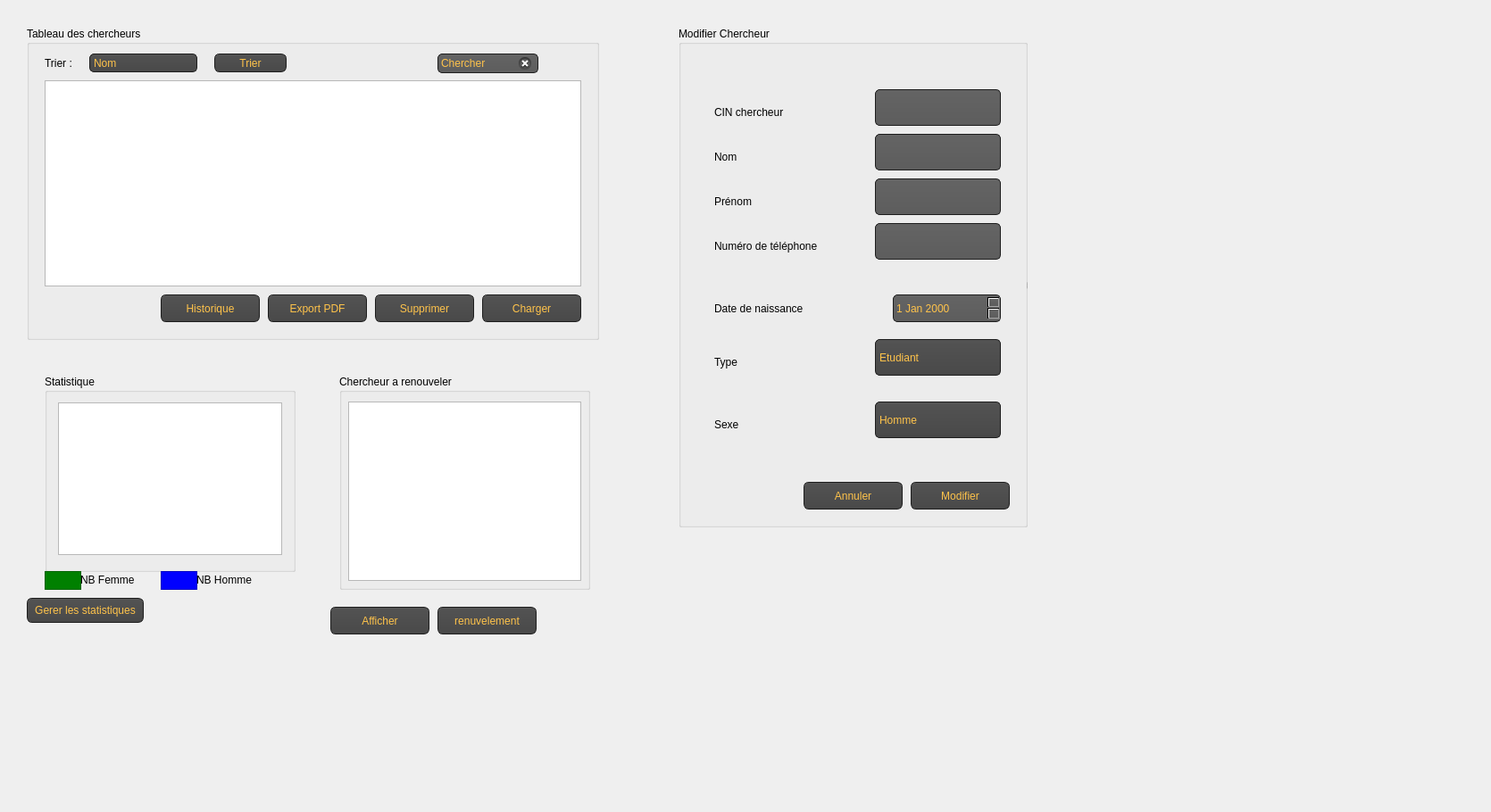
     <widget class="QWidget" name="tab_15">
      <attribute name="title">
       <string>Tables des chercheur</string>
      </attribute>
      <widget class="QLabel" name="label_63">
       <property name="geometry">
        <rect>
         <x>-140</x>
         <y>-60</y>
         <width>1411</width>
         <height>841</height>
        </rect>
       </property>
       <property name="styleSheet">
        <string notr="true">file:///C:/Users/Dell/Downloads/wallpaperflare.com_wallpaper (1).png</string>
       </property>
       <property name="text">
        <string/>
       </property>
       <property name="pixmap">
        <pixmap>../../../Downloads/wallpaperflare.com_wallpaper (1).png</pixmap>
       </property>
      </widget>
      <widget class="QLabel" name="label_64">
       <property name="geometry">
        <rect>
         <x>20</x>
         <y>20</y>
         <width>681</width>
         <height>371</height>
        </rect>
       </property>
       <property name="text">
        <string/>
       </property>
       <property name="pixmap">
        <pixmap>../../qt/Sans titre-1.png</pixmap>
       </property>
      </widget>
      <widget class="QGroupBox" name="groupBox_9">
       <property name="geometry">
        <rect>
         <x>30</x>
         <y>30</y>
         <width>641</width>
         <height>351</height>
        </rect>
       </property>
       <property name="styleSheet">
        <string notr="true">font: 10pt &quot;MS Shell Dlg 2&quot;;</string>
       </property>
       <property name="title">
        <string>Tableau des chercheurs</string>
       </property>
       <widget class="QLabel" name="label_65">
        <property name="geometry">
         <rect>
          <x>10</x>
          <y>20</y>
          <width>621</width>
          <height>321</height>
         </rect>
        </property>
        <property name="styleSheet">
         <string notr="true">font: 8pt &quot;MS Shell Dlg 2&quot;;
font: 75 8pt &quot;MS Shell Dlg 2&quot;;
font: 10pt &quot;Segoe Print&quot;;
font: 12pt &quot;Andalus&quot;;</string>
        </property>
        <property name="text">
         <string/>
        </property>
        <property name="pixmap">
         <pixmap>../../qt/Sans titre.png</pixmap>
        </property>
       </widget>
       <widget class="QTableView" name="tab_chercheur">
        <property name="geometry">
         <rect>
          <x>20</x>
          <y>60</y>
          <width>601</width>
          <height>231</height>
         </rect>
        </property>
       </widget>
       <widget class="QPushButton" name="pushButton_annuler_4">
        <property name="geometry">
         <rect>
          <x>510</x>
          <y>300</y>
          <width>111</width>
          <height>31</height>
         </rect>
        </property>
        <property name="styleSheet">
         <string notr="true">QPushButton
{
    color: #ffc34a;
    background-color: QLinearGradient( x1: 0, y1: 0, x2: 0, y2: 1, stop: 0 #565656, stop: 0.1 #525252, stop: 0.5 #4e4e4e, stop: 0.9 #4a4a4a, stop: 1 #464646);
    border-width: 1px;
    border-color: #1e1e1e;
    border-style: solid;
    border-radius: 6;
    padding: 3px;
    font-size: 12px;
    padding-left: 5px;
    padding-right: 5px;
}

QPushButton:pressed
{
    background-color: QLinearGradient( x1: 0, y1: 0, x2: 0, y2: 1, stop: 0 #2d2d2d, stop: 0.1 #2b2b2b, stop: 0.5 #292929, stop: 0.9 #282828, stop: 1 #252525);
}</string>
        </property>
        <property name="text">
         <string>Charger</string>
        </property>
       </widget>
       <widget class="QPushButton" name="pushButton_annuler_5">
        <property name="geometry">
         <rect>
          <x>390</x>
          <y>300</y>
          <width>111</width>
          <height>31</height>
         </rect>
        </property>
        <property name="styleSheet">
         <string notr="true">QPushButton
{
    color: #ffc34a;
    background-color: QLinearGradient( x1: 0, y1: 0, x2: 0, y2: 1, stop: 0 #565656, stop: 0.1 #525252, stop: 0.5 #4e4e4e, stop: 0.9 #4a4a4a, stop: 1 #464646);
    border-width: 1px;
    border-color: #1e1e1e;
    border-style: solid;
    border-radius: 6;
    padding: 3px;
    font-size: 12px;
    padding-left: 5px;
    padding-right: 5px;
}

QPushButton:pressed
{
    background-color: QLinearGradient( x1: 0, y1: 0, x2: 0, y2: 1, stop: 0 #2d2d2d, stop: 0.1 #2b2b2b, stop: 0.5 #292929, stop: 0.9 #282828, stop: 1 #252525);
}</string>
        </property>
        <property name="text">
         <string>Supprimer</string>
        </property>
       </widget>
       <widget class="QLabel" name="label_66">
        <property name="geometry">
         <rect>
          <x>20</x>
          <y>20</y>
          <width>51</width>
          <height>41</height>
         </rect>
        </property>
        <property name="styleSheet">
         <string notr="true">font: 75 10pt &quot;MS Shell Dlg 2&quot;;</string>
        </property>
        <property name="text">
         <string>Trier :</string>
        </property>
       </widget>
       <widget class="QComboBox" name="comboBox_tri_2">
        <property name="geometry">
         <rect>
          <x>70</x>
          <y>30</y>
          <width>121</width>
          <height>21</height>
         </rect>
        </property>
        <property name="styleSheet">
         <string notr="true">QComboBox
{
 color: #ffc34a;
    selection-background-color: #ffaa00;
    background-color: QLinearGradient( x1: 0, y1: 0, x2: 0, y2: 1, stop: 0 #565656, stop: 0.1 #525252, stop: 0.5 #4e4e4e, stop: 0.9 #4a4a4a, stop: 1 #464646);
    border-style: solid;
    border: 1px solid #1e1e1e;
    border-radius: 5;
}

QComboBox:hover,QPushButton:hover
{
    border: 2px solid QLinearGradient( x1: 0, y1: 0, x2: 0, y2: 1, stop: 0 #ffa02f, stop: 1 #d7801a);
}


QComboBox:on
{
    padding-top: 3px;
    padding-left: 4px;
    background-color: QLinearGradient( x1: 0, y1: 0, x2: 0, y2: 1, stop: 0 #2d2d2d, stop: 0.1 #2b2b2b, stop: 0.5 #292929, stop: 0.9 #282828, stop: 1 #252525);
    selection-background-color: #ffaa00;
}

QComboBox QAbstractItemView
{
    border: 2px solid darkgray;
    selection-background-color: QLinearGradient( x1: 0, y1: 0, x2: 0, y2: 1, stop: 0 #ffa02f, stop: 1 #d7801a);
}

QComboBox::drop-down
{
     subcontrol-origin: padding;
     subcontrol-position: top right;
     width: 15px;

     border-left-width: 0px;
     border-left-color: darkgray;
     border-left-style: solid; /* just a single line */
     border-top-right-radius: 3px; /* same radius as the QComboBox */
     border-bottom-right-radius: 3px;
 }

QComboBox::down-arrow
{
     image: url(:/down_arrow.png);
}</string>
        </property>
        <item>
         <property name="text">
          <string>Nom</string>
         </property>
        </item>
        <item>
         <property name="text">
          <string>Date d'insecription</string>
         </property>
        </item>
        <item>
         <property name="text">
          <string>sexe</string>
         </property>
        </item>
       </widget>
       <widget class="QPushButton" name="pushButton_tri_2">
        <property name="geometry">
         <rect>
          <x>210</x>
          <y>30</y>
          <width>81</width>
          <height>21</height>
         </rect>
        </property>
        <property name="styleSheet">
         <string notr="true">
QPushButton
{
    color: #ffc34a;
    background-color: QLinearGradient( x1: 0, y1: 0, x2: 0, y2: 1, stop: 0 #565656, stop: 0.1 #525252, stop: 0.5 #4e4e4e, stop: 0.9 #4a4a4a, stop: 1 #464646);
    border-width: 1px;
    border-color: #1e1e1e;
    border-style: solid;
    border-radius: 6;
    padding: 3px;
    font-size: 12px;
    padding-left: 5px;
    padding-right: 5px;
}

QPushButton:pressed
{
    background-color: QLinearGradient( x1: 0, y1: 0, x2: 0, y2: 1, stop: 0 #2d2d2d, stop: 0.1 #2b2b2b, stop: 0.5 #292929, stop: 0.9 #282828, stop: 1 #252525);
}</string>
        </property>
        <property name="text">
         <string>Trier</string>
        </property>
       </widget>
       <widget class="QLineEdit" name="lineEdit_2">
        <property name="geometry">
         <rect>
          <x>460</x>
          <y>30</y>
          <width>113</width>
          <height>22</height>
         </rect>
        </property>
        <property name="styleSheet">
         <string notr="true">QLineEdit
{
color: #ffc34a;
    background-color: QLinearGradient( x1: 0, y1: 0, x2: 0, y2: 1, stop: 0 #4d4d4d, stop: 0 #646464, stop: 1 #5d5d5d);
    padding: 1px;
    border-style: solid;
    border: 1px solid #1e1e1e;
    border-radius: 5;
}</string>
        </property>
        <property name="text">
         <string>Chercher</string>
        </property>
        <property name="clearButtonEnabled">
         <bool>true</bool>
        </property>
       </widget>
       <widget class="QPushButton" name="pushButton_PDF">
        <property name="geometry">
         <rect>
          <x>270</x>
          <y>300</y>
          <width>111</width>
          <height>31</height>
         </rect>
        </property>
        <property name="styleSheet">
         <string notr="true">QPushButton
{
    color: #ffc34a;
    background-color: QLinearGradient( x1: 0, y1: 0, x2: 0, y2: 1, stop: 0 #565656, stop: 0.1 #525252, stop: 0.5 #4e4e4e, stop: 0.9 #4a4a4a, stop: 1 #464646);
    border-width: 1px;
    border-color: #1e1e1e;
    border-style: solid;
    border-radius: 6;
    padding: 3px;
    font-size: 12px;
    padding-left: 5px;
    padding-right: 5px;
}

QPushButton:pressed
{
    background-color: QLinearGradient( x1: 0, y1: 0, x2: 0, y2: 1, stop: 0 #2d2d2d, stop: 0.1 #2b2b2b, stop: 0.5 #292929, stop: 0.9 #282828, stop: 1 #252525);
}</string>
        </property>
        <property name="text">
         <string>Export PDF</string>
        </property>
       </widget>
       <widget class="QPushButton" name="pushButton_Historique">
        <property name="geometry">
         <rect>
          <x>150</x>
          <y>300</y>
          <width>111</width>
          <height>31</height>
         </rect>
        </property>
        <property name="styleSheet">
         <string notr="true">QPushButton
{
    color: #ffc34a;
    background-color: QLinearGradient( x1: 0, y1: 0, x2: 0, y2: 1, stop: 0 #565656, stop: 0.1 #525252, stop: 0.5 #4e4e4e, stop: 0.9 #4a4a4a, stop: 1 #464646);
    border-width: 1px;
    border-color: #1e1e1e;
    border-style: solid;
    border-radius: 6;
    padding: 3px;
    font-size: 12px;
    padding-left: 5px;
    padding-right: 5px;
}

QPushButton:pressed
{
    background-color: QLinearGradient( x1: 0, y1: 0, x2: 0, y2: 1, stop: 0 #2d2d2d, stop: 0.1 #2b2b2b, stop: 0.5 #292929, stop: 0.9 #282828, stop: 1 #252525);
}</string>
        </property>
        <property name="text">
         <string>Historique</string>
        </property>
       </widget>
      </widget>
      <widget class="QLabel" name="label_67">
       <property name="geometry">
        <rect>
         <x>370</x>
         <y>410</y>
         <width>301</width>
         <height>261</height>
        </rect>
       </property>
       <property name="text">
        <string/>
       </property>
       <property name="pixmap">
        <pixmap>../../qt/Sans titre-1.png</pixmap>
       </property>
      </widget>
      <widget class="QLabel" name="label_68">
       <property name="geometry">
        <rect>
         <x>730</x>
         <y>20</y>
         <width>441</width>
         <height>601</height>
        </rect>
       </property>
       <property name="text">
        <string/>
       </property>
       <property name="pixmap">
        <pixmap>../../qt/Sans titre-1.png</pixmap>
       </property>
      </widget>
      <widget class="QGroupBox" name="groupBox_10">
       <property name="geometry">
        <rect>
         <x>760</x>
         <y>30</y>
         <width>391</width>
         <height>561</height>
        </rect>
       </property>
       <property name="styleSheet">
        <string notr="true">font: 10pt &quot;MS Shell Dlg 2&quot;;</string>
       </property>
       <property name="title">
        <string>Modifier Chercheur</string>
       </property>
       <widget class="QLabel" name="label_69">
        <property name="geometry">
         <rect>
          <x>10</x>
          <y>30</y>
          <width>371</width>
          <height>521</height>
         </rect>
        </property>
        <property name="styleSheet">
         <string notr="true">font: 8pt &quot;MS Shell Dlg 2&quot;;
font: 75 8pt &quot;MS Shell Dlg 2&quot;;
font: 10pt &quot;Segoe Print&quot;;
font: 12pt &quot;Andalus&quot;;</string>
        </property>
        <property name="text">
         <string/>
        </property>
        <property name="pixmap">
         <pixmap>../../qt/Sans titre.png</pixmap>
        </property>
       </widget>
       <widget class="QLabel" name="label_70">
        <property name="geometry">
         <rect>
          <x>40</x>
          <y>70</y>
          <width>191</width>
          <height>51</height>
         </rect>
        </property>
        <property name="styleSheet">
         <string notr="true">font: 75 10pt &quot;MS Shell Dlg 2&quot;;</string>
        </property>
        <property name="text">
         <string>CIN chercheur</string>
        </property>
       </widget>
       <widget class="QLabel" name="label_71">
        <property name="geometry">
         <rect>
          <x>40</x>
          <y>120</y>
          <width>201</width>
          <height>51</height>
         </rect>
        </property>
        <property name="styleSheet">
         <string notr="true">font: 75 10pt &quot;MS Shell Dlg 2&quot;;</string>
        </property>
        <property name="text">
         <string>Nom</string>
        </property>
       </widget>
       <widget class="QLabel" name="label_72">
        <property name="geometry">
         <rect>
          <x>40</x>
          <y>170</y>
          <width>131</width>
          <height>51</height>
         </rect>
        </property>
        <property name="styleSheet">
         <string notr="true">font: 75 10pt &quot;MS Shell Dlg 2&quot;;</string>
        </property>
        <property name="text">
         <string>Prénom</string>
        </property>
       </widget>
       <widget class="QLabel" name="label_73">
        <property name="geometry">
         <rect>
          <x>40</x>
          <y>220</y>
          <width>221</width>
          <height>51</height>
         </rect>
        </property>
        <property name="styleSheet">
         <string notr="true">font: 75 10pt &quot;MS Shell Dlg 2&quot;;</string>
        </property>
        <property name="text">
         <string>Numéro de téléphone</string>
        </property>
       </widget>
       <widget class="QLabel" name="label_74">
        <property name="geometry">
         <rect>
          <x>40</x>
          <y>290</y>
          <width>201</width>
          <height>51</height>
         </rect>
        </property>
        <property name="styleSheet">
         <string notr="true">font: 75 10pt &quot;MS Shell Dlg 2&quot;;</string>
        </property>
        <property name="text">
         <string>Date de naissance</string>
        </property>
       </widget>
       <widget class="QLabel" name="label_75">
        <property name="geometry">
         <rect>
          <x>40</x>
          <y>350</y>
          <width>131</width>
          <height>51</height>
         </rect>
        </property>
        <property name="styleSheet">
         <string notr="true">font: 75 10pt &quot;MS Shell Dlg 2&quot;;</string>
        </property>
        <property name="text">
         <string>Type</string>
        </property>
       </widget>
       <widget class="QLineEdit" name="le_id_mod_2">
        <property name="geometry">
         <rect>
          <x>220</x>
          <y>70</y>
          <width>141</width>
          <height>41</height>
         </rect>
        </property>
        <property name="styleSheet">
         <string notr="true">QLineEdit
{
    background-color: QLinearGradient( x1: 0, y1: 0, x2: 0, y2: 1, stop: 0 #ffc34a, stop: 0 #646464, stop: 1 #5d5d5d);
    padding: 1px;
    border-style: solid;
    border: 1px solid #1e1e1e;
    border-radius: 5;
}</string>
        </property>
        <property name="maxLength">
         <number>8</number>
        </property>
        <property name="readOnly">
         <bool>true</bool>
        </property>
       </widget>
       <widget class="QLineEdit" name="le_nom_mod_2">
        <property name="geometry">
         <rect>
          <x>220</x>
          <y>120</y>
          <width>141</width>
          <height>41</height>
         </rect>
        </property>
        <property name="styleSheet">
         <string notr="true">QLineEdit
{
    background-color: QLinearGradient( x1: 0, y1: 0, x2: 0, y2: 1, stop: 0 #ffc34a, stop: 0 #646464, stop: 1 #5d5d5d);
    padding: 1px;
    border-style: solid;
    border: 1px solid #1e1e1e;
    border-radius: 5;
}</string>
        </property>
       </widget>
       <widget class="QLineEdit" name="le_prenom_mod_2">
        <property name="geometry">
         <rect>
          <x>220</x>
          <y>170</y>
          <width>141</width>
          <height>41</height>
         </rect>
        </property>
        <property name="styleSheet">
         <string notr="true">QLineEdit
{
    background-color: QLinearGradient( x1: 0, y1: 0, x2: 0, y2: 1, stop: 0 #ffc34a, stop: 0 #646464, stop: 1 #5d5d5d);
    padding: 1px;
    border-style: solid;
    border: 1px solid #1e1e1e;
    border-radius: 5;
}</string>
        </property>
       </widget>
       <widget class="QLineEdit" name="le_num_mod_2">
        <property name="geometry">
         <rect>
          <x>220</x>
          <y>220</y>
          <width>141</width>
          <height>41</height>
         </rect>
        </property>
        <property name="styleSheet">
         <string notr="true">QLineEdit
{
    background-color: QLinearGradient( x1: 0, y1: 0, x2: 0, y2: 1, stop: 0 #ffc34a, stop: 0 #646464, stop: 1 #5d5d5d);
    padding: 1px;
    border-style: solid;
    border: 1px solid #1e1e1e;
    border-radius: 5;
}</string>
        </property>
        <property name="maxLength">
         <number>8</number>
        </property>
       </widget>
       <widget class="QPushButton" name="pushButton_mod">
        <property name="geometry">
         <rect>
          <x>260</x>
          <y>510</y>
          <width>111</width>
          <height>31</height>
         </rect>
        </property>
        <property name="styleSheet">
         <string notr="true">
QPushButton
{
    color: #ffc34a;
    background-color: QLinearGradient( x1: 0, y1: 0, x2: 0, y2: 1, stop: 0 #565656, stop: 0.1 #525252, stop: 0.5 #4e4e4e, stop: 0.9 #4a4a4a, stop: 1 #464646);
    border-width: 1px;
    border-color: #1e1e1e;
    border-style: solid;
    border-radius: 6;
    padding: 3px;
    font-size: 12px;
    padding-left: 5px;
    padding-right: 5px;
}

QPushButton:pressed
{
    background-color: QLinearGradient( x1: 0, y1: 0, x2: 0, y2: 1, stop: 0 #2d2d2d, stop: 0.1 #2b2b2b, stop: 0.5 #292929, stop: 0.9 #282828, stop: 1 #252525);
}</string>
        </property>
        <property name="text">
         <string>Modifier</string>
        </property>
       </widget>
       <widget class="QLabel" name="label_76">
        <property name="geometry">
         <rect>
          <x>150</x>
          <y>560</y>
          <width>371</width>
          <height>521</height>
         </rect>
        </property>
        <property name="styleSheet">
         <string notr="true">font: 8pt &quot;MS Shell Dlg 2&quot;;
font: 75 8pt &quot;MS Shell Dlg 2&quot;;
font: 10pt &quot;Segoe Print&quot;;
font: 12pt &quot;Andalus&quot;;</string>
        </property>
        <property name="text">
         <string/>
        </property>
        <property name="pixmap">
         <pixmap>../../../Sans titre.png</pixmap>
        </property>
       </widget>
       <widget class="QPushButton" name="pushButton_annuler_3">
        <property name="geometry">
         <rect>
          <x>140</x>
          <y>510</y>
          <width>111</width>
          <height>31</height>
         </rect>
        </property>
        <property name="styleSheet">
         <string notr="true">QPushButton
{
    color: #ffc34a;
    background-color: QLinearGradient( x1: 0, y1: 0, x2: 0, y2: 1, stop: 0 #565656, stop: 0.1 #525252, stop: 0.5 #4e4e4e, stop: 0.9 #4a4a4a, stop: 1 #464646);
    border-width: 1px;
    border-color: #1e1e1e;
    border-style: solid;
    border-radius: 6;
    padding: 3px;
    font-size: 12px;
    padding-left: 5px;
    padding-right: 5px;
}

QPushButton:pressed
{
    background-color: QLinearGradient( x1: 0, y1: 0, x2: 0, y2: 1, stop: 0 #2d2d2d, stop: 0.1 #2b2b2b, stop: 0.5 #292929, stop: 0.9 #282828, stop: 1 #252525);
}</string>
        </property>
        <property name="text">
         <string>Annuler</string>
        </property>
       </widget>
       <widget class="QRadioButton" name="radioButton_femme_ajouter_3">
        <property name="geometry">
         <rect>
          <x>390</x>
          <y>270</y>
          <width>101</width>
          <height>41</height>
         </rect>
        </property>
        <property name="styleSheet">
         <string notr="true">QRadioButton::indicator:checked, QRadioButton::indicator:unchecked{
    color: #b1b1b1;
    background-color: #323232;
    border: 1px solid #b1b1b1;
    border-radius: 6px;
}

QRadioButton::indicator:checked
{
    background-color: qradialgradient(
        cx: 0.5, cy: 0.5,
        fx: 0.5, fy: 0.5,
        radius: 1.0,
        stop: 0.25 #ffaa00,
        stop: 0.3 #323232
    );
}</string>
        </property>
        <property name="text">
         <string>Femme</string>
        </property>
       </widget>
       <widget class="QDateEdit" name="le_date_mod_2">
        <property name="geometry">
         <rect>
          <x>240</x>
          <y>300</y>
          <width>121</width>
          <height>31</height>
         </rect>
        </property>
        <property name="styleSheet">
         <string notr="true">QDateEdit
{
color: #ffc34a;
    background-color: QLinearGradient( x1: 0, y1: 0, x2: 0, y2: 1, stop: 0 #ffc34a, stop: 0 #646464, stop: 1 #5d5d5d);
    padding: 1px;
    border-style: solid;
    border: 1px solid #1e1e1e;
    border-radius: 5;
}</string>
        </property>
       </widget>
       <widget class="QComboBox" name="comboBox_4">
        <property name="geometry">
         <rect>
          <x>220</x>
          <y>350</y>
          <width>141</width>
          <height>41</height>
         </rect>
        </property>
        <property name="styleSheet">
         <string notr="true">QComboBox
{
 color: #ffc34a;
    selection-background-color: #ffaa00;
    background-color: QLinearGradient( x1: 0, y1: 0, x2: 0, y2: 1, stop: 0 #565656, stop: 0.1 #525252, stop: 0.5 #4e4e4e, stop: 0.9 #4a4a4a, stop: 1 #464646);
    border-style: solid;
    border: 1px solid #1e1e1e;
    border-radius: 5;
}

QComboBox:hover,QPushButton:hover
{
    border: 2px solid QLinearGradient( x1: 0, y1: 0, x2: 0, y2: 1, stop: 0 #ffa02f, stop: 1 #d7801a);
}


QComboBox:on
{
    padding-top: 3px;
    padding-left: 4px;
    background-color: QLinearGradient( x1: 0, y1: 0, x2: 0, y2: 1, stop: 0 #2d2d2d, stop: 0.1 #2b2b2b, stop: 0.5 #292929, stop: 0.9 #282828, stop: 1 #252525);
    selection-background-color: #ffaa00;
}

QComboBox QAbstractItemView
{
    border: 2px solid darkgray;
    selection-background-color: QLinearGradient( x1: 0, y1: 0, x2: 0, y2: 1, stop: 0 #ffa02f, stop: 1 #d7801a);
}

QComboBox::drop-down
{
     subcontrol-origin: padding;
     subcontrol-position: top right;
     width: 15px;

     border-left-width: 0px;
     border-left-color: darkgray;
     border-left-style: solid; /* just a single line */
     border-top-right-radius: 3px; /* same radius as the QComboBox */
     border-bottom-right-radius: 3px;
 }

QComboBox::down-arrow
{
     image: url(:/down_arrow.png);
}</string>
        </property>
        <item>
         <property name="text">
          <string>Etudiant</string>
         </property>
        </item>
        <item>
         <property name="text">
          <string>Chercheur</string>
         </property>
        </item>
       </widget>
       <widget class="QComboBox" name="sexe_mod">
        <property name="geometry">
         <rect>
          <x>220</x>
          <y>420</y>
          <width>141</width>
          <height>41</height>
         </rect>
        </property>
        <property name="styleSheet">
         <string notr="true">QComboBox
{
 color: #ffc34a;
    selection-background-color: #ffaa00;
    background-color: QLinearGradient( x1: 0, y1: 0, x2: 0, y2: 1, stop: 0 #565656, stop: 0.1 #525252, stop: 0.5 #4e4e4e, stop: 0.9 #4a4a4a, stop: 1 #464646);
    border-style: solid;
    border: 1px solid #1e1e1e;
    border-radius: 5;
}

QComboBox:hover,QPushButton:hover
{
    border: 2px solid QLinearGradient( x1: 0, y1: 0, x2: 0, y2: 1, stop: 0 #ffa02f, stop: 1 #d7801a);
}


QComboBox:on
{
    padding-top: 3px;
    padding-left: 4px;
    background-color: QLinearGradient( x1: 0, y1: 0, x2: 0, y2: 1, stop: 0 #2d2d2d, stop: 0.1 #2b2b2b, stop: 0.5 #292929, stop: 0.9 #282828, stop: 1 #252525);
    selection-background-color: #ffaa00;
}

QComboBox QAbstractItemView
{
    border: 2px solid darkgray;
    selection-background-color: QLinearGradient( x1: 0, y1: 0, x2: 0, y2: 1, stop: 0 #ffa02f, stop: 1 #d7801a);
}

QComboBox::drop-down
{
     subcontrol-origin: padding;
     subcontrol-position: top right;
     width: 15px;

     border-left-width: 0px;
     border-left-color: darkgray;
     border-left-style: solid; /* just a single line */
     border-top-right-radius: 3px; /* same radius as the QComboBox */
     border-bottom-right-radius: 3px;
 }

QComboBox::down-arrow
{
     image: url(:/down_arrow.png);
}</string>
        </property>
        <item>
         <property name="text">
          <string>Homme</string>
         </property>
        </item>
        <item>
         <property name="text">
          <string>Femme</string>
         </property>
        </item>
       </widget>
       <widget class="QLabel" name="label_77">
        <property name="geometry">
         <rect>
          <x>40</x>
          <y>420</y>
          <width>151</width>
          <height>51</height>
         </rect>
        </property>
        <property name="styleSheet">
         <string notr="true">font: 75 10pt &quot;MS Shell Dlg 2&quot;;</string>
        </property>
        <property name="text">
         <string>Sexe</string>
        </property>
       </widget>
      </widget>
      <widget class="QLabel" name="label_78">
       <property name="geometry">
        <rect>
         <x>30</x>
         <y>410</y>
         <width>321</width>
         <height>251</height>
        </rect>
       </property>
       <property name="text">
        <string/>
       </property>
       <property name="pixmap">
        <pixmap>../../qt/Sans titre-1.png</pixmap>
       </property>
      </widget>
      <widget class="QGroupBox" name="groupBox_11">
       <property name="geometry">
        <rect>
         <x>50</x>
         <y>420</y>
         <width>281</width>
         <height>221</height>
        </rect>
       </property>
       <property name="styleSheet">
        <string notr="true">font: 8pt &quot;Segoe UI Semilight&quot;;
font: 8pt &quot;MS Shell Dlg 2&quot;;

font: 24pt &quot;MS Shell Dlg 2&quot;;
font: 14pt &quot;MS Shell Dlg 2&quot;;</string>
       </property>
       <property name="title">
        <string>Statistique</string>
       </property>
       <widget class="QGraphicsView" name="stat">
        <property name="geometry">
         <rect>
          <x>15</x>
          <y>31</y>
          <width>251</width>
          <height>171</height>
         </rect>
        </property>
       </widget>
      </widget>
      <widget class="QGroupBox" name="groupBox_12">
       <property name="geometry">
        <rect>
         <x>380</x>
         <y>420</y>
         <width>281</width>
         <height>241</height>
        </rect>
       </property>
       <property name="styleSheet">
        <string notr="true">font: 8pt &quot;Segoe UI Semilight&quot;;
font: 8pt &quot;MS Shell Dlg 2&quot;;

font: 24pt &quot;MS Shell Dlg 2&quot;;
font: 14pt &quot;MS Shell Dlg 2&quot;;</string>
       </property>
       <property name="title">
        <string>Chercheur a renouveler</string>
       </property>
       <widget class="QTableView" name="tab_chercheur_2">
        <property name="geometry">
         <rect>
          <x>10</x>
          <y>30</y>
          <width>261</width>
          <height>201</height>
         </rect>
        </property>
       </widget>
      </widget>
      <widget class="QPushButton" name="pushButton_stat_2">
       <property name="geometry">
        <rect>
         <x>30</x>
         <y>670</y>
         <width>131</width>
         <height>28</height>
        </rect>
       </property>
       <property name="styleSheet">
        <string notr="true">
QPushButton
{
    color: #ffc34a;
    background-color: QLinearGradient( x1: 0, y1: 0, x2: 0, y2: 1, stop: 0 #565656, stop: 0.1 #525252, stop: 0.5 #4e4e4e, stop: 0.9 #4a4a4a, stop: 1 #464646);
    border-width: 1px;
    border-color: #1e1e1e;
    border-style: solid;
    border-radius: 6;
    padding: 3px;
    font-size: 12px;
    padding-left: 5px;
    padding-right: 5px;
}

QPushButton:pressed
{
    background-color: QLinearGradient( x1: 0, y1: 0, x2: 0, y2: 1, stop: 0 #2d2d2d, stop: 0.1 #2b2b2b, stop: 0.5 #292929, stop: 0.9 #282828, stop: 1 #252525);
}</string>
       </property>
       <property name="text">
        <string>Gerer les statistiques</string>
       </property>
      </widget>
      <widget class="QLabel" name="label_79">
       <property name="geometry">
        <rect>
         <x>90</x>
         <y>640</y>
         <width>81</width>
         <height>20</height>
        </rect>
       </property>
       <property name="styleSheet">
        <string notr="true">font: 75 9pt &quot;Adobe Caslon Pro Bold&quot;;</string>
       </property>
       <property name="text">
        <string>NB Femme</string>
       </property>
      </widget>
      <widget class="QLabel" name="label_80">
       <property name="geometry">
        <rect>
         <x>220</x>
         <y>640</y>
         <width>91</width>
         <height>20</height>
        </rect>
       </property>
       <property name="styleSheet">
        <string notr="true">font: 75 9pt &quot;Adobe Caslon Pro Bold&quot;;</string>
       </property>
       <property name="text">
        <string>NB Homme</string>
       </property>
      </widget>
      <widget class="QFrame" name="frame_3">
       <property name="geometry">
        <rect>
         <x>50</x>
         <y>640</y>
         <width>41</width>
         <height>21</height>
        </rect>
       </property>
       <property name="styleSheet">
        <string notr="true">background-color: green;</string>
       </property>
       <property name="frameShape">
        <enum>QFrame::StyledPanel</enum>
       </property>
       <property name="frameShadow">
        <enum>QFrame::Raised</enum>
       </property>
      </widget>
      <widget class="QFrame" name="frame_4">
       <property name="geometry">
        <rect>
         <x>180</x>
         <y>640</y>
         <width>41</width>
         <height>21</height>
        </rect>
       </property>
       <property name="styleSheet">
        <string notr="true">background-color: blue;</string>
       </property>
       <property name="frameShape">
        <enum>QFrame::StyledPanel</enum>
       </property>
       <property name="frameShadow">
        <enum>QFrame::Raised</enum>
       </property>
      </widget>
      <widget class="QPushButton" name="pushButton_PDF_2">
       <property name="geometry">
        <rect>
         <x>370</x>
         <y>680</y>
         <width>111</width>
         <height>31</height>
        </rect>
       </property>
       <property name="styleSheet">
        <string notr="true">QPushButton
{
    color: #ffc34a;
    background-color: QLinearGradient( x1: 0, y1: 0, x2: 0, y2: 1, stop: 0 #565656, stop: 0.1 #525252, stop: 0.5 #4e4e4e, stop: 0.9 #4a4a4a, stop: 1 #464646);
    border-width: 1px;
    border-color: #1e1e1e;
    border-style: solid;
    border-radius: 6;
    padding: 3px;
    font-size: 12px;
    padding-left: 5px;
    padding-right: 5px;
}

QPushButton:pressed
{
    background-color: QLinearGradient( x1: 0, y1: 0, x2: 0, y2: 1, stop: 0 #2d2d2d, stop: 0.1 #2b2b2b, stop: 0.5 #292929, stop: 0.9 #282828, stop: 1 #252525);
}</string>
       </property>
       <property name="text">
        <string>Afficher</string>
       </property>
      </widget>
      <widget class="QPushButton" name="pushButton_mod_2">
       <property name="geometry">
        <rect>
         <x>490</x>
         <y>680</y>
         <width>111</width>
         <height>31</height>
        </rect>
       </property>
       <property name="styleSheet">
        <string notr="true">
QPushButton
{
    color: #ffc34a;
    background-color: QLinearGradient( x1: 0, y1: 0, x2: 0, y2: 1, stop: 0 #565656, stop: 0.1 #525252, stop: 0.5 #4e4e4e, stop: 0.9 #4a4a4a, stop: 1 #464646);
    border-width: 1px;
    border-color: #1e1e1e;
    border-style: solid;
    border-radius: 6;
    padding: 3px;
    font-size: 12px;
    padding-left: 5px;
    padding-right: 5px;
}

QPushButton:pressed
{
    background-color: QLinearGradient( x1: 0, y1: 0, x2: 0, y2: 1, stop: 0 #2d2d2d, stop: 0.1 #2b2b2b, stop: 0.5 #292929, stop: 0.9 #282828, stop: 1 #252525);
}</string>
       </property>
       <property name="text">
        <string>renuvelement</string>
       </property>
      </widget>
      <widget class="QLabel" name="label_89">
       <property name="geometry">
        <rect>
         <x>-120</x>
         <y>-30</y>
         <width>1661</width>
         <height>901</height>
        </rect>
       </property>
       <property name="text">
        <string/>
       </property>
       <property name="pixmap">
        <pixmap>../wallpaperflare.com_wallpaper (1) (1).png</pixmap>
       </property>
      </widget>
      <zorder>label_89</zorder>
      <zorder>label_63</zorder>
      <zorder>label_64</zorder>
      <zorder>label_67</zorder>
      <zorder>label_68</zorder>
      <zorder>groupBox_10</zorder>
      <zorder>label_78</zorder>
      <zorder>groupBox_11</zorder>
      <zorder>groupBox_12</zorder>
      <zorder>pushButton_stat_2</zorder>
      <zorder>label_79</zorder>
      <zorder>label_80</zorder>
      <zorder>frame_3</zorder>
      <zorder>frame_4</zorder>
      <zorder>groupBox_9</zorder>
      <zorder>pushButton_PDF_2</zorder>
      <zorder>pushButton_mod_2</zorder>
     </widget>
